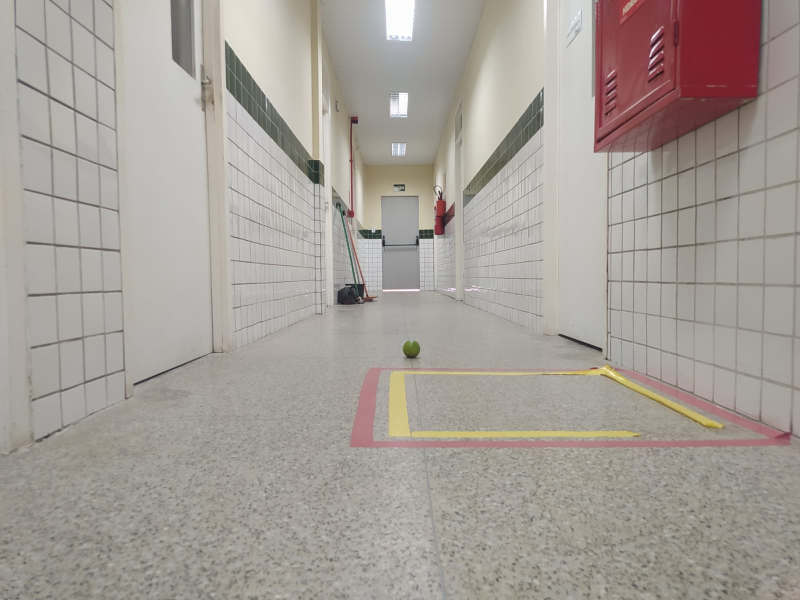
#> input picture WhatsApp Image 2023-03-16 at 21.44.00.jpeg, 1600 x 1200 px (shown at 1/2 size)
$ python SIFT.py
#> lines starting #> are read from the running program, lines starting #| are printed output that depends on the picture; after the words box and inside, x2 and y2 are one past the last pixel; in counts of white or black regions, pixels touching at a corner belong together
import cv2
import numpy as np

# Load images
img1 = cv2.imread(r'WhatsApp Image 2023-03-16 at 21.44.00.jpeg')
#> img1 is the input picture: shape (1200, 1600, 3); mean B, G, R 151.6, 158.1, 165.4
img2 = cv2.imread(r'WhatsApp Image 2023-03-16 at 21.44.00 (1).jpeg')
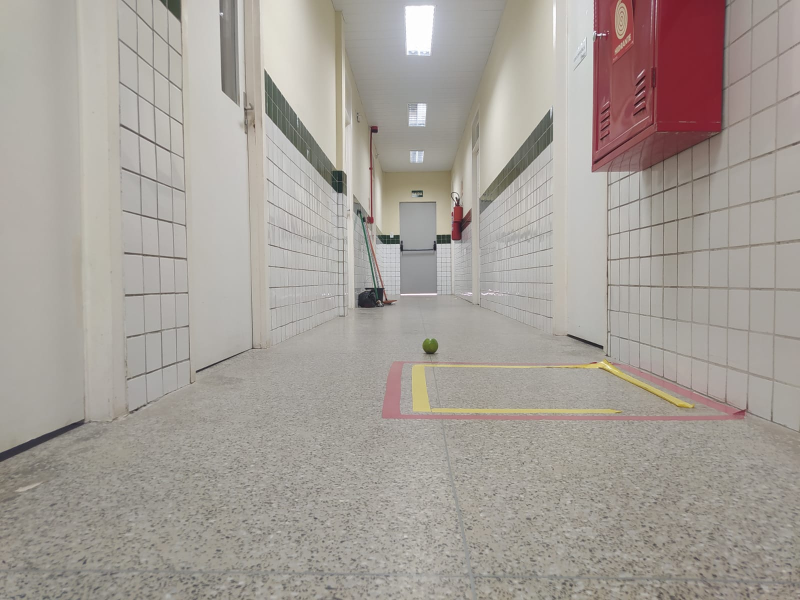
#> input picture WhatsApp Image 2023-03-16 at 21.44.00 (1).jpeg, 1600 x 1200 px (shown at 1/2 size)
#> img2 is the input picture: shape (1200, 1600, 3); mean B, G, R 152, 158.5, 165.4

# Convert images to grayscale
gray1 = cv2.cvtColor(img1, cv2.COLOR_BGR2GRAY)
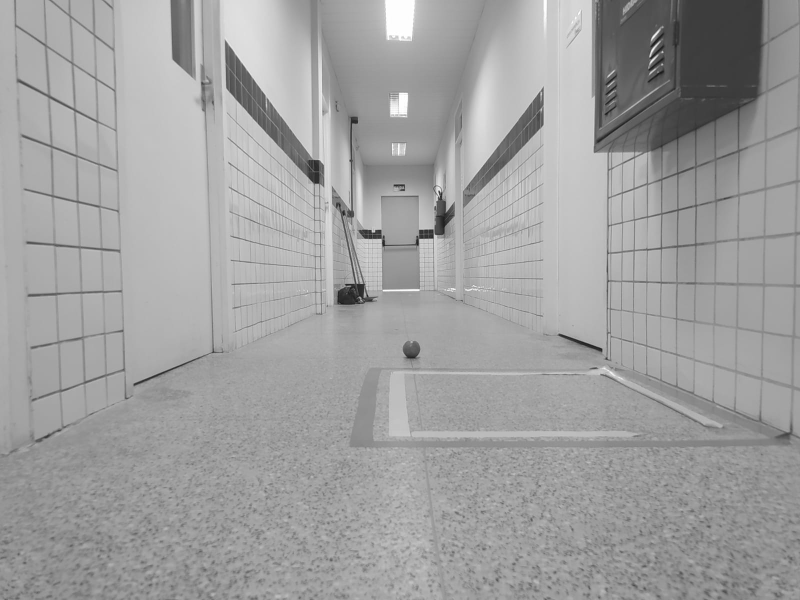
#> gray1: shape (1200, 1600) (shown at 1/2 size); min 15, max 255, mean 159.5
gray2 = cv2.cvtColor(img2, cv2.COLOR_BGR2GRAY)
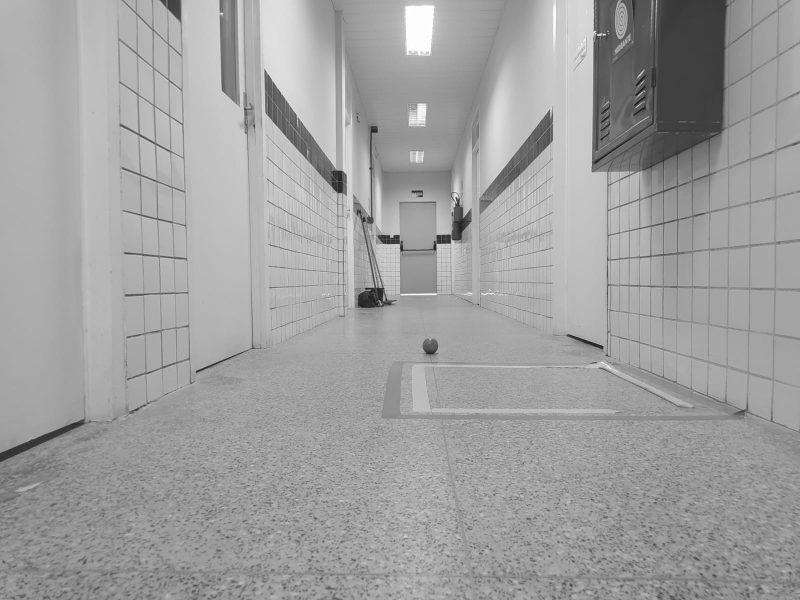
#> gray2: shape (1200, 1600) (shown at 1/2 size); min 11, max 255, mean 159.8

gaussian_pyramid = []
gaussian_pyramid2 = []

# define number of octaves and levels
num_octaves = 4
num_levels = 5

# apply Gaussian blur for each octave and level
for i in range(num_octaves):
    octave = []
    for j in range(num_levels):
        # apply Gaussian blur with increasing kernel size for each level
        ksize = (2*j+1, 2*j+1)
        blurred = cv2.GaussianBlur(gray1, ksize, 0)
        octave.append(blurred)
    gaussian_pyramid.append(octave)
    gray1 = blurred


for i in range(num_octaves):
    octave = []
    for j in range(num_levels):
        # apply Gaussian blur with increasing kernel size for each level
        ksize = (2*j+1, 2*j+1)
        blurred = cv2.GaussianBlur(gray2, ksize, 0)
        octave.append(blurred)
    gaussian_pyramid2.append(octave)
    #
    gray2 = blurred

# display the Gaussian pyramid
cv2.imshow('gaussian 2', gray2)
cv2.imshow('gaussian 1', gray1)

# Initialize SIFT detector
sift = cv2.SIFT_create()

# Find keypoints and descriptors
kp1, des1 = sift.detectAndCompute(gray1, None)
kp2, des2 = sift.detectAndCompute(gray2, None)

cv2.drawKeypoints(img1,kp1,img1)
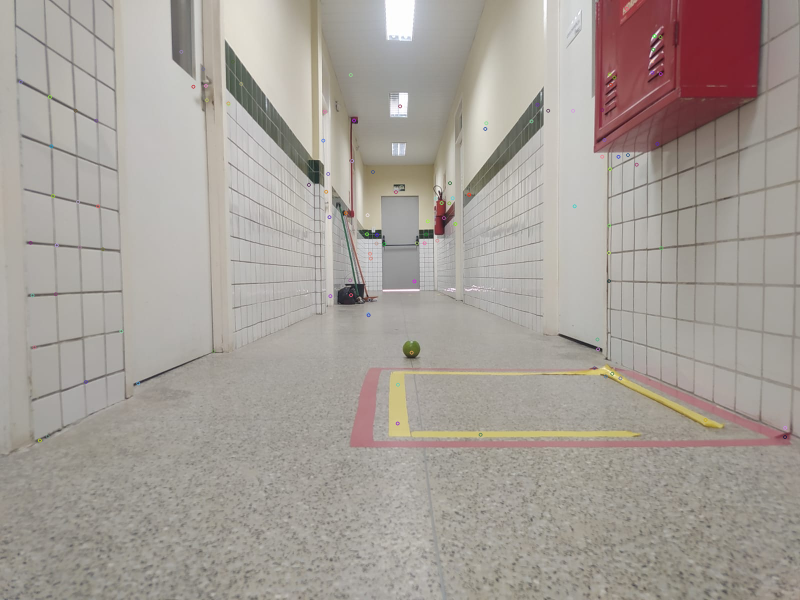
#> img1: shape (1200, 1600, 3) (shown at 1/2 size); 0.3% of pixels changed, all inside (x1, y1, x2, y2) = (37, 13, 1575, 885)
cv2.drawKeypoints(img2,kp2,img2)
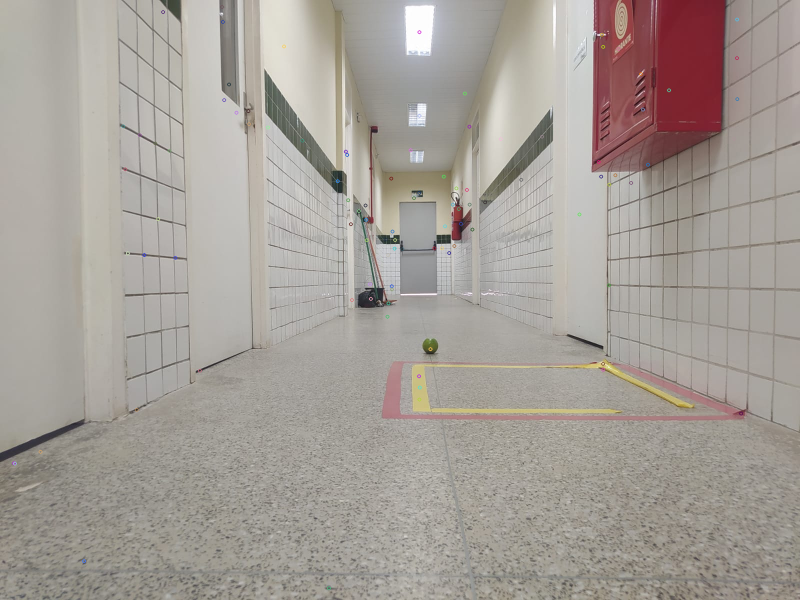
#> img2: shape (1200, 1600, 3) (shown at 1/2 size); 0.27% of pixels changed, all inside (x1, y1, x2, y2) = (24, 10, 1487, 1181)
cv2.imshow('keypoints 1', img1)
cv2.imshow('keypoints 2', img2)


# Display image

cv2.waitKey(0)
cv2.destroyAllWindows()
